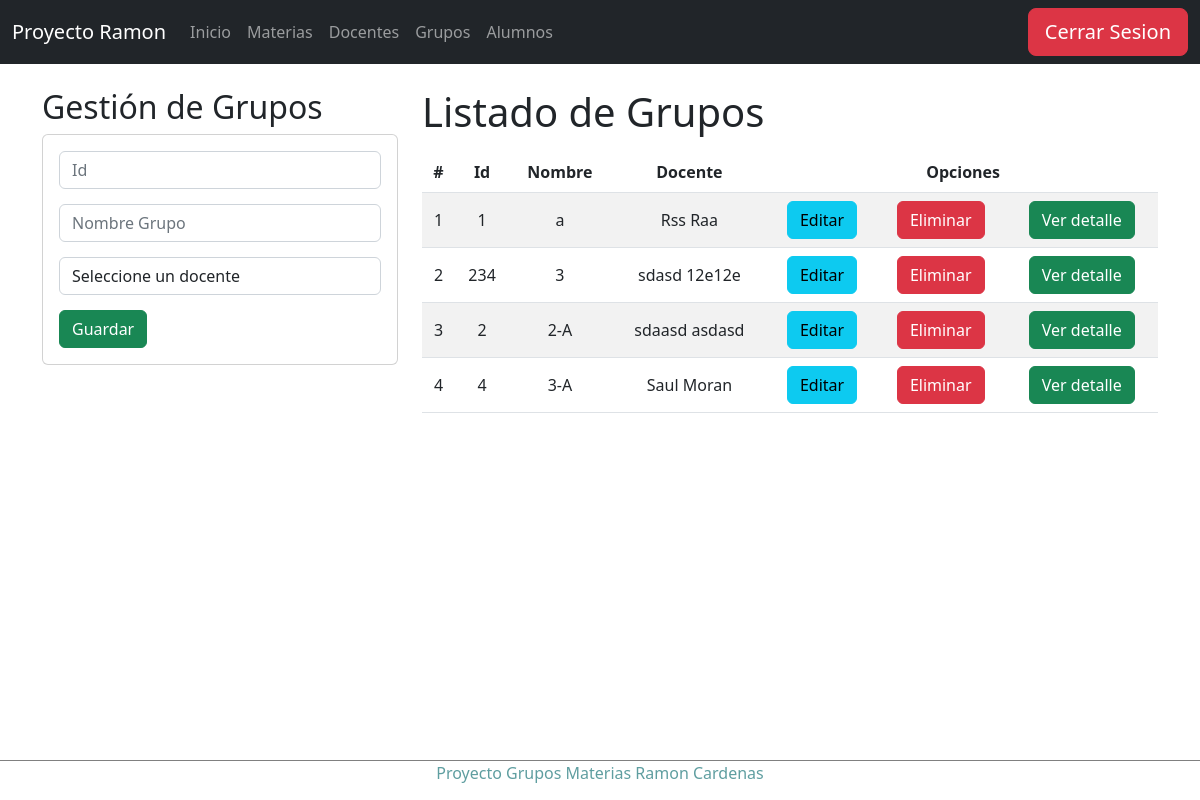
The page /grupos (signed in) on the database as committed earlier.
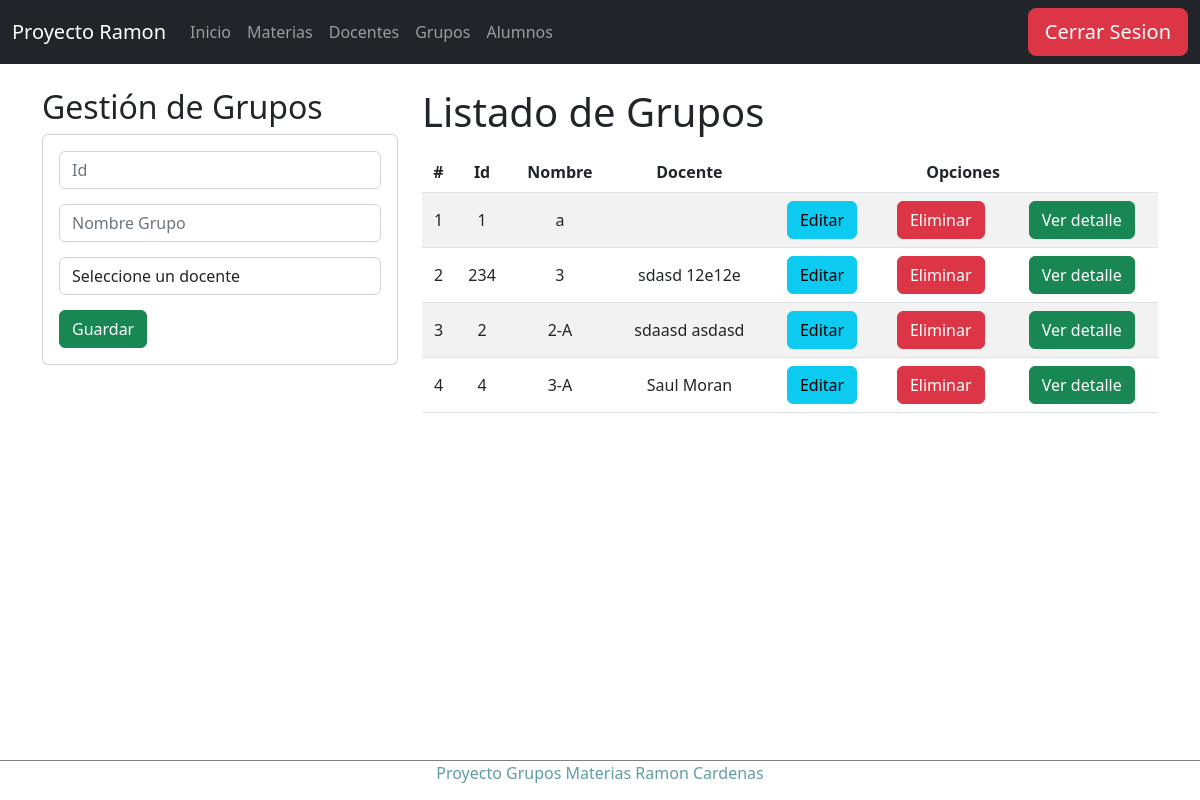
The same page on the database as committed later.
### Apps/Horario/models.py (models this page shows, shortened)
class Grupo(models.Model):
    idGrupo=models.CharField(primary_key=True,max_length=6)
    nombreGrupo=models.CharField(max_length=50)
    idDocente=models.ForeignKey(Docente, on_delete=models.SET_NULL,null=True,default=0, unique=True)

class Docente(models.Model):
    idDocente=models.CharField(primary_key=True,max_length=6)
    nombreDocente=models.CharField(max_length=50)
    apellidoDocente=models.CharField(max_length=50)

### Apps/Horario/views.py (the view)
# urls.py: path('grupos',views.grupos),
@login_required
def grupos(request):
    grupos = Grupo.objects.all()
    docentes = Docente.objects.all()
    return render(request, "grupos/gestionGrupos.html", {"grupos":grupos,"docentes":docentes})

### Apps/Horario/templates/grupos/gestionGrupos.html (shortened to what this page needs)
{% extends "../base.html" %}
{% block body %}
<div class="row">
    <div class="col-sm-12 col-md-6 col-lg-4 col-xl-4">
        <h2>Gestión de Grupos</h2>
        <div class="card">
            <div class="card-body">
                <form action="/registrarGrupo/" method="POST">{% csrf_token %}
                    <div class="form-group">
                        <input type="text" id="idGrupo" name="idGrupo" class="form-control" placeholder="Id"
                            minlength="1" maxlength="6" required>
                    </div>
                    <div class="form-group">
                        <input type="text" id="nombreGrupo" name="nombreGrupo" class="form-control"
                            placeholder="Nombre Grupo" maxlength="50" required>
                    </div>
                    <div class="form-group">
                        <select id="idDocente" name="idDocente" class="form-control" required>
                            <option value="-1" disabled selected>Seleccione un docente</option>
                        </select>
                    </div>
                    <div class="form-group">
                        <button type="submit" class="btn btn-success btn-block text-white">Guardar</button>
                    </div>
                </form>
            </div>
        </div>
    </div>
    <div class="col-sm-12 col-md-6 col-lg-8 col-xl-8">
        <h1>Listado de Grupos</h1>
        <div class="table-responsive py-2">
            <table class="table table-striped">
                <thead>
                    <tr>
                        <th>#</th>
                        <th>Id</th>
                        <th>Nombre</th>
                        <th>Docente</th>
                        <th colspan="3">Opciones</th>
                    </tr>
                </thead>
                <tbody>
                    {% for g in grupos %}
                    <tr>
                        <td>{{forloop.counter}}</td>
                        <td>{{g.idGrupo}}</td>
                        <td>{{g.nombreGrupo}}</td>
                        <td>{{g.idDocente.nombreDocente}} {{g.idDocente.apellidoDocente}}</td>
                        <td><a href="edicionGrupo/{{g.idGrupo}}" class="btn btn-info">Editar</a></td>
                        <td><a href="eliminarGrupo/{{g.idGrupo}}" class="btn btn-danger btnEliminacion">Eliminar</a>
                        </td>
                        <td><a href="detalleGrupo/{{g.idGrupo}}" class="btn btn-success">Ver detalle</a></td>
                    </tr>
                    {% endfor %}
                </tbody>
            </table>
        </div>
    </div>
</div>
{% endblock %}

Rows that differ between the two databases and show on the page:
changed Grupo id 1: idDocente.nombreDocente "Rss" → (not shown); idDocente.apellidoDocente "Raa" → (not shown)
